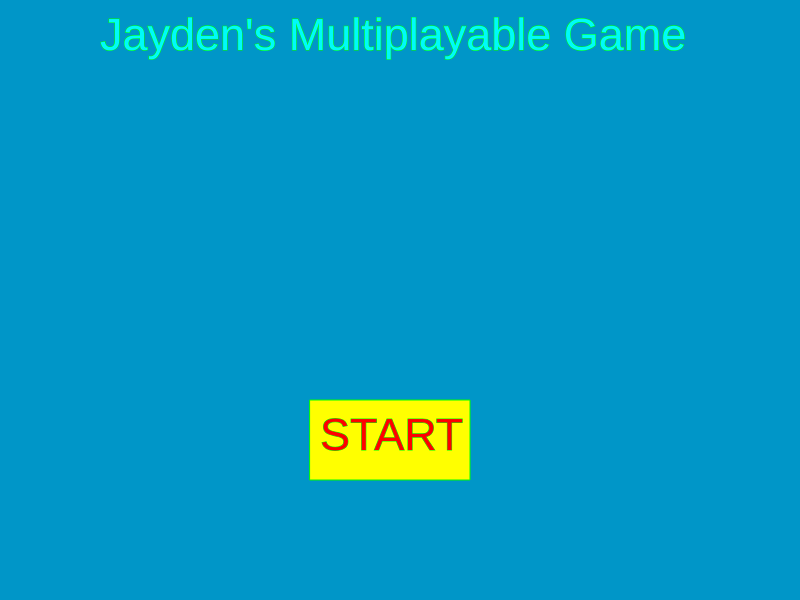
Frame 1 (no input)
Frame 60 (no input): identical to frame 1, image omitted
Frame 120 (the mouse pressed at the canvas centre since frame 60): identical to frame 1, image omitted

The p5.js sketch that drew this single still picture (run headless with seeded random() and noise() and a simulated clock; from frame 60 on, the mouse is pressed at the canvas centre):

// p5.js sketch
// ── sketch.js
// PLATFORM LESSON START CODE

var player = [];
var platforms = [];
var gameStatus = "intro";

function setup() {
    createCanvas(800, 600);

    // Initialize game objects
	player.push(new JumpingPlayer(200, 25, 65, 87, 68, 83, color(0, 0, 255), 2, 30, 20, 540));
    player.push(new JumpingPlayer(400, 25, 37, 38, 39, 40, color(255, 0, 0), 2, -30, 760, 540));
    platforms.push(new Platform(350, 450));
    platforms.push(new Platform(450, 350));
    platforms.push(new Platform(250, 150));
    platforms.push(new Platform(300, 300));
}

function draw() {
    if (gameStatus == "intro") {
        background(0, 150, 200);
        stroke(0, 255, 0);
        textSize(45);
        fill(0,250,250);
        text("Jayden's Multiplayable Game", 100, 50);
        fill(255, 255, 0);
        rect(310, 400, 160, 80);
        fill(255, 0, 0);
        text("START", 320, 450);
        if (mouseIsPressed && mouseX >= 310 && mouseX <= 470 && mouseY >= 400 && mouseY <= 480) {
            fill(0);
            textSize(16);
            text("loading...", 350, 580);
            noLoop();
            setTimeout(loop, 2000);
            gameStatus = "run";
        }
    } else if (gameStatus == "run") {
        background(0);
        fill(255, 30, 30);
        rect(0, 570, 800, 30);
        fill(200, 0, 0);
        rect(0, 570, 800, 10);
        for (var i = 0; i < platforms.length; i++) {
            platforms[i].display();
            platforms[i].update();
            if (platforms[i].y > height - 50) {
                platforms.push(new Platform(random(100, 400), random(-20, -10)));
                platforms.splice(i, 1);
            }
            if (platforms[i].rdn == 0 && frameCount % 90 == 0) {
                platforms[i].xSpeed *= -1;
            }
            if (platforms[i].count > platforms[i].h / 3 + 3) {
                platforms.push(new Platform(random(100, 400), random(-20, -10)));
                platforms.splice(i, 1);
            }
        }

        // Move player
        for (var i = 0; i < player.length; i++) {
            if (player[i].life > 0) {
                player[i].update(platforms);
                player[i].display();
                for (var j = 0; j < player[i].life; j++) {
                    if (j == 0) {
                        player[i].sp.vel = 0;
                    };
					if (j % 12 == 0) {
						player[i].xpref = player[i].sp.v * -12 * j / 12;
						player[i].ypref = -30 * j / 12;
					};

					rect(player[i].sp.x + player[i].sp.vel + player[i].xpref, player[i].sp.y + player[i].ypref, player[i].sp.size, player[i].sp.size);
                    player[i].sp.vel += player[i].sp.v;
                }
            }
        }
    }
}

function keyPressed() {

    for (var i = 0; i < player.length; i++) {
        player[i].keyEvent();
    };

	if (keyIsDown(49)) {
		player[0].life++;
	}

	if (keyIsDown(50)) {
		player[1].life++;
	}
}

// ── jumpingPlayer.js
function JumpingPlayer(x, y, lc, uc, rc, dc, col, maxJump, ve, spx, spy) {
    // Properties (State)
    this.x = x;
    this.y = y;
    this.w = 25;
    this.h = 25;
    this.dx = 5;
    this.dy = 0;
    this.g = 0.6;
    this.launchSpeed = -15;
    this.lc = lc;  // left keycode
    this.uc = uc;  // up keycode
    this.rc = rc;  // right keycode
    this.dc = dc;  // down keycode
    this.col = col;  // colour
    this.jumpCount = 0;
    this.dstatus = 0;
    this.count = 0;
    this.maxJumpCount = maxJump;
    this.life = 3;
    this.sp = {
        x : spx,
        y : spy,
        size : 20,
        v : ve,
        vel : 0
    };
    this.xpref = 0;
    this.ypref = 0;

    // Methods (Behaviour)
    this.update = function(platforms) {
        this.moveHz();
        this.moveVt(platforms);
    };

    this.moveHz = function() {
        if (keyIsDown(this.lc)) {
            this.x -= this.dx; // Move Left
            if (this.x < 0) { // Stop at left edge
                this.x = 0;
            }
        } else if (keyIsDown(this.rc)) {
            this.x += this.dx; // Move Right
            if (this.x + this.w > width) { // Stop at right edge
                this.x = width - this.w;
            }
        }
    };

    this.moveVt = function(platforms) {
        // Move Vertically & Apply Gravity
        this.y += this.dy;
        this.dy += this.g;

        // Land on Ground
        if (this.y > height) {
            this.life--;
            this.dy = 0;
            this.y = 0;
            this.jumpCount = 0;
        }

        // Land on a Platform
        if (!keyIsDown(this.dc)) {
            for (var i = 0; i < platforms.length; i++) {
                if (this.intersects(platforms[i])) {
                    this.dy = 0;
                    this.y = platforms[i].y -this.h;
                    platforms[i].count++;
                    break;
                }
            }
        }
    };

    this.intersects = function(aPlatform) {
        var le1 = this.x;
        var re1 = this.x + this.w;
        var te1 = this.y;
        var be1 = this.y + this.h;
        var le2 = aPlatform.x;
        var re2 = aPlatform.x + aPlatform.w;
        var te2 = aPlatform.y;
        var be2 = aPlatform.y + aPlatform.h;
        if (le1 < re2 && re1 > le2 && be1 > te2 && te1 < be2) {
            this.jumpCount = 0;
            return true;
        } else {
            return false;
        }
    };

    this.jump = function() {
        this.dy = this.launchSpeed;
    };


    this.display = function() {
        // Draw player
        noStroke();
        fill(this.col);
        rect(this.x, this.y, this.w, this.h);
    };

    this.keyEvent = function() {
        if (keyCode == this.uc && this.jumpCount < this.maxJumpCount) { // Jump on up code
            this.jump();
            this.jumpCount++;
        }
    };

}

// ── platform.js
function Platform(x, y) {
    // Properties (State)
    this.x = x;
    this.y = y;
    this.w = random(50, 250);
    this.h = random(10, 30);
    this.rdn = floor(random(0, 4));
    this.xSpeed = 3;
    this.clr = 0;
    this.count = 0;

    this.update = function() {
        this.y += 2;
        if (this.rdn == 0) {
            this.x += this.xSpeed;
            this.clr = 255;
        }
    }

    // Methods (Behaviour)
    this.display = function() {
        fill(this.clr - 10 * this.count, 255 - 15 * this.count, 0);
        noStroke();
        rect(this.x, this.y, this.w, this.h);
    };

}
